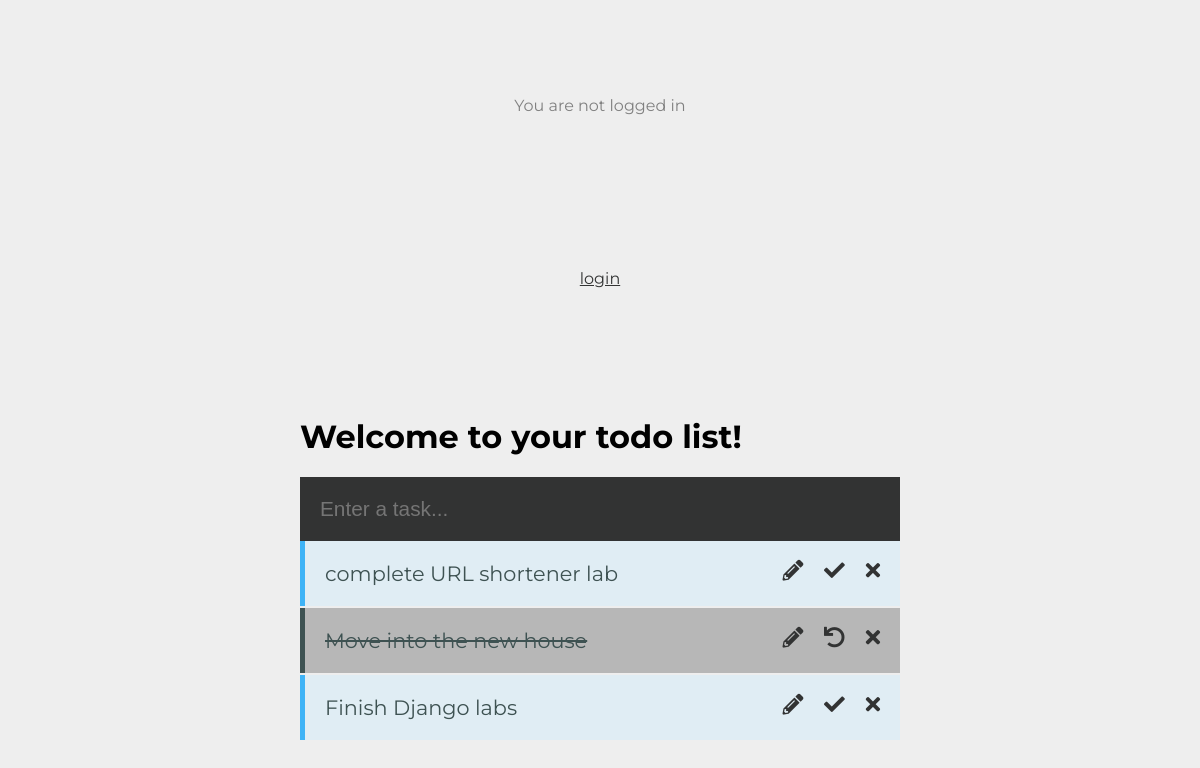
The page / on the database its author committed.
### todos/models.py (models this page shows, shortened)
class Todo(models.Model):
    text = models.CharField(max_length=250)
    completed = models.BooleanField(default=False)
    created_date = models.DateTimeField(default=timezone.now)
    completed_date = models.DateTimeField(null=True, blank=True)
    def __str__(self):
        return self.text

### todos/views.py (the view)
# urls.py: path('', TemplateView.as_view(template_name='index.html'), name='home'),
def index(request):
    todos = Todo.objects.all().order_by('-created_date', 'completed')
    return render(request, 'todos/index.html', {'todos': todos})

### todos/templates/todos/index.html (shortened to what this page needs)
{% extends "todos/base.html" %}
{% block extra_styles %}
    <link rel="stylesheet" href="https://use.fontawesome.com/releases/v5.8.1/css/all.css">
{% endblock extra_styles %}
{% block login %}
{% if user.is_authenticated %}
  Hi {{ user.username }}!
  <p><a href="{% url 'logout' %}">logout</a></p>
{% else %}
  <p>You are not logged in</p>
  <a href="{% url 'login' %}">login</a>
{% endif %}
{% endblock %}
{% block content %}
    <div id='app'>
        <h1>Welcome to your todo list!</h1>
        <form action="{% url 'todos:add_todo' %}" method='POST'>
            <input id='todo-input' type='text' name='todo' placeholder='Enter a task...' />
        </form>
        <ul id='todos-container'>
            {% for todo in todos %}
                <li class="{% if todo.completed %} completed {% endif %}">
                    {% if editing and todo.pk == pk %}
                        <form action="{% url 'todos:edit_todo' pk=pk %}" method='POST'>
                            {% csrf_token %}
                            <input id="edit" name="todo" type="text" value='{{todo.text}}' />
                            <button type='submit'></button>
                        </form>
                    {% else %}
                        {{ todo }}
                    {% endif %}
                    <a href="{% url 'todos:delete_todo' pk=todo.pk %}"><i class='fa fa-times'></i></a>
                    <a href="{% url 'todos:toggle_todo' pk=todo.pk %}">
                        {% if todo.completed %}
                            <i class="fa fa-undo"></i>
                        {% else %}
                            <i class='fa fa-check'></i>
                        {% endif %}
                    </a>
                    <a href="{% url 'todos:edit_view' pk=todo.pk %}"><i class='fa fa-pencil-alt'></i></a>
                </li>
            {% endfor %}
        </ul>
    </div>
{% endblock content %}

### todos/static/todos/css/stylesheet.css (style rules this page uses)
body { background-color: #EEEEEE; font-family: 'Montserrat', sans-serif; display: grid; grid-template-rows: auto; justify-items: center; padding-top: 50px; }
body, html { margin: 0; height: 100%; }
#app { width: 50%; }
ul { margin: 0; padding: 0; list-style-type: none; }
ul li { padding: 20px; font-size: 1.3em; background-color: #E0EDF4; border-left: 5px solid #3EB3F6; margin-bottom: 2px; color: #3E5252; overflow: hidden; }
.completed { background-color: #b7b7b7; border-left: 5px solid #3E5252; text-decoration-line: line-through; }
p { text-align:center; padding: 30px 0; color: gray; }
input { width: calc(100% - 40px); border: 0; padding: 20px; font-size: 1.3em; background-color: #323333; color: #687F7F; }
a { color: #323333; }
i { float:right; padding-left: 1em; cursor:pointer; }

### rows shown on the page
Todo: text "complete URL shortener lab", completed False (drawn)
Todo: text "Move into the new house", completed True (drawn)
Todo: text "Finish Django labs", completed False (drawn)
